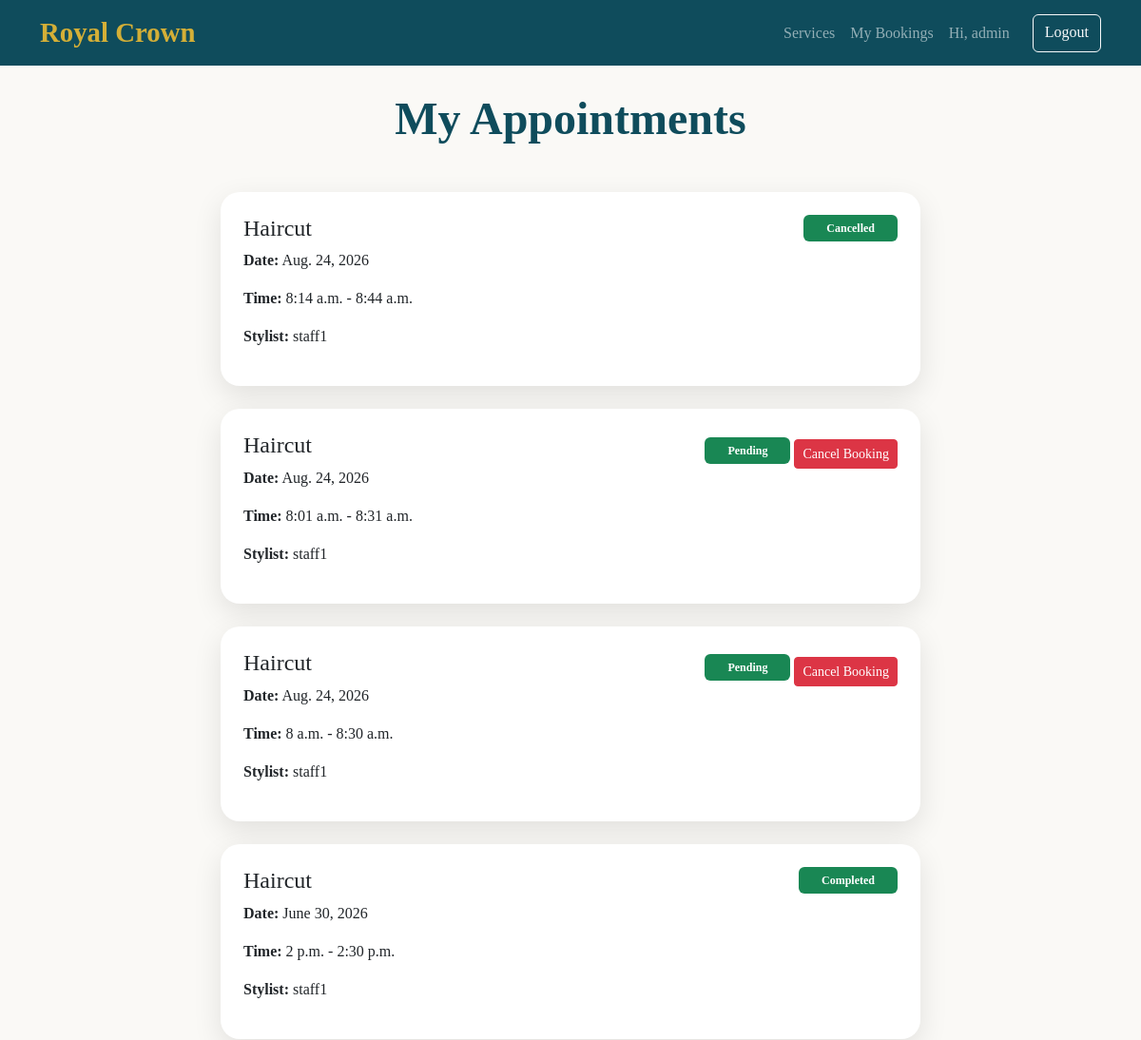
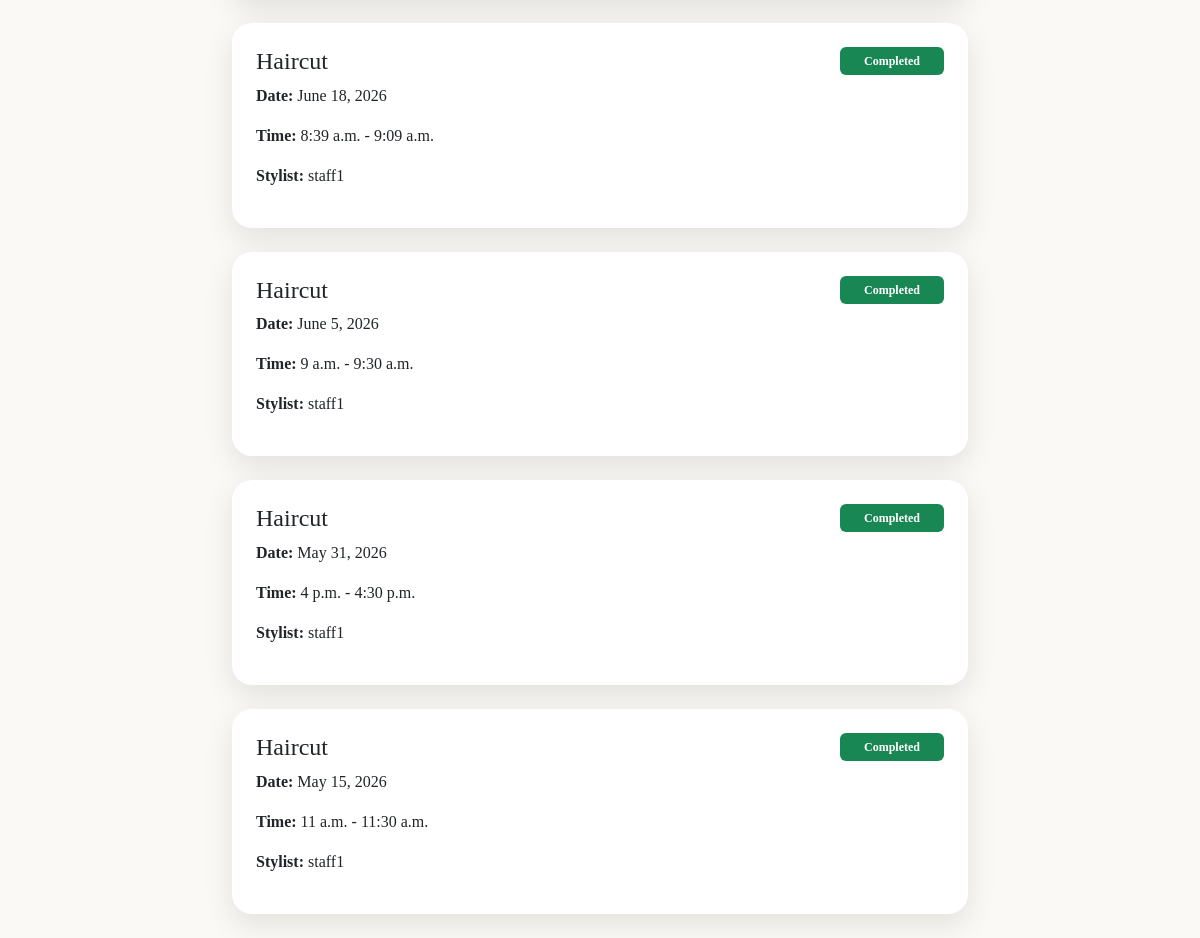
/my-bookings/ (signed in), run on the app's committed database (2 pictures, top to bottom).
### core/models.py (models this page shows, shortened)
class Booking(models.Model):
    STATUS_CHOICES = [
        ('pending', 'Pending'),
        ('confirmed', 'Confirmed'),
        ('cancelled', 'Cancelled'),
    ]
    customer = models.ForeignKey(User, on_delete=models.CASCADE, related_name='customer_bookings')
    service = models.ForeignKey(Service, on_delete=models.CASCADE)
    staff = models.ForeignKey(Staff, on_delete=models.SET_NULL, null=True, blank=True)
    date = models.DateField()
    start_time = models.TimeField()
    end_time = models.TimeField()
    status = models.CharField(max_length=20, choices=STATUS_CHOICES, default='pending')
    created_at = models.DateTimeField(auto_now_add=True)

class Service(models.Model):
    name = models.CharField(max_length=100)
    duration = models.IntegerField(help_text="Duration in minutes")
    price = models.IntegerField()
    description = models.TextField(blank=True)

class Staff(models.Model):
    user = models.OneToOneField(User, on_delete=models.CASCADE)
    phone = models.CharField(max_length=15, blank=True)
    specialization = models.ManyToManyField(Service)
    def __str__(self):
        return self.user.username

### core/views.py (the view)
# urls.py: path('my-bookings/', views.my_bookings, name='my_bookings'),
@login_required(login_url='login')
def my_bookings(request):
    from datetime import date
    today = date.today()
    Booking.objects.filter(date__lt=today, status='pending').update(status='completed')
    bookings = Booking.objects.filter(customer=request.user).order_by('-date', '-start_time')
    return render(request, 'my_bookings.html', {'bookings': bookings})
    return redirect('my_bookings')

### core/templates/my_bookings.html (shortened to what this page needs)
<!DOCTYPE html>
<html lang="en">
<head>
    <link href="https://cdn.jsdelivr.net/npm/bootstrap@5.3.3/dist/css/bootstrap.min.css" rel="stylesheet">
    <link href="https://cdnjs.cloudflare.com/ajax/libs/font-awesome/6.5.0/css/all.min.css" rel="stylesheet">
</head>
<body>
    <nav class="navbar navbar-expand-lg navbar-dark fixed-top">
        <div class="container">
            <a class="navbar-brand logo" href="{% url 'home' %}">Royal Crown</a>
            <div class="navbar-nav ms-auto">
                <a class="nav-link" href="{% url 'services' %}">Services</a>
                <a class="nav-link" href="{% url 'my_bookings' %}">My Bookings</a>
                {% if user.is_authenticated %}
                    <span class="nav-link">Hi, {{ user.username }}</span>
                    <a class="btn btn-outline-light ms-3" href="{% url 'logout' %}">Logout</a>
                {% else %}
                    <a class="btn btn-outline-light ms-3" href="{% url 'login' %}">Login</a>
                    <a class="btn btn-gold ms-2" href="{% url 'register' %}">Register</a>
                {% endif %}
            </div>
        </div>
    </nav>
    <div class="container mt-5 pt-5">
        <h1 class="display-5 fw-bold text-center mb-5" style="color: #0F4C5C;">My Appointments</h1>
        {% if bookings %}
            <div class="row">
                {% for booking in bookings %}
                <div class="col-lg-8 mx-auto mb-4">
                    <div class="card booking-card">
                        <div class="card-body p-4">
                            <div class="d-flex justify-content-between align-items-start">
                                <div>
                                    <h4>{{ booking.service.name }}</h4>
                                    <p><strong>Date:</strong> {{ booking.date }}</p>
                                    <p><strong>Time:</strong> {{ booking.start_time }} - {{ booking.end_time }}</p>
                                    <p><strong>Stylist:</strong> {{ booking.staff }}</p>
                                </div>
                                <div class="text-end">
                                    <span class="badge bg-success px-4 py-2">
                                        {{ booking.status|title }}
                                    </span>
                                    {% if booking.status == 'pending' %}
                                        <a href="{% url 'cancel_booking' booking.id %}"
                                           class="btn btn-danger btn-sm mt-2"
                                           onclick="return confirm('Are you sure you want to cancel this booking?')">
                                            Cancel Booking
                                        </a>
                                    {% endif %}
                                </div>
                            </div>
                        </div>
                    </div>
                </div>
                {% endfor %}
            </div>
        {% else %}
            <div class="text-center py-5">
                <h3>You have no appointments yet</h3>
                <p class="lead">Book your first premium experience with us</p>
                <a href="{% url 'services' %}" class="btn btn-dark btn-lg px-5">Browse Services</a>
            </div>
        {% endif %}
    </div>
</body>
</html>

### core/templates/my_bookings.html (style rules this page uses)
body { background: #FAF9F6; font-family: 'Playfair Display', serif; }
.navbar { background: #0F4C5C !important; }
.logo { color: #D4AF37; font-weight: 700; font-size: 1.8rem; }
.booking-card { border: none; border-radius: 20px; box-shadow: 0 10px 30px rgba(0,0,0,0.1); transition: all 0.3s; }

### data on the page
Booking: service.name "Haircut", date "Aug. 24, 2026", start_time "8:14 a.m.", end_time "8:44 a.m.", staff "staff1", status "Cancelled"
Booking: service.name "Haircut", date "Aug. 24, 2026", start_time "8:01 a.m.", end_time "8:31 a.m.", staff "staff1", status "Pending", shows "Cancel Booking"
Booking: service.name "Haircut", date "Aug. 24, 2026", start_time "8 a.m.", end_time "8:30 a.m.", staff "staff1", status "Pending", shows "Cancel Booking"
Booking: service.name "Haircut", date "June 30, 2026", start_time "2 p.m.", end_time "2:30 p.m.", staff "staff1", status "Completed"
Booking: service.name "Haircut", date "June 18, 2026", start_time "8:39 a.m.", end_time "9:09 a.m.", staff "staff1", status "Completed"
Booking: service.name "Haircut", date "June 5, 2026", start_time "9 a.m.", end_time "9:30 a.m.", staff "staff1", status "Completed"
Booking: service.name "Haircut", date "May 31, 2026", start_time "4 p.m.", end_time "4:30 p.m.", staff "staff1", status "Completed"
Booking: service.name "Haircut", date "May 15, 2026", start_time "11 a.m.", end_time "11:30 a.m.", staff "staff1", status "Completed"

### other printed values
{{ user.username }} "admin"
